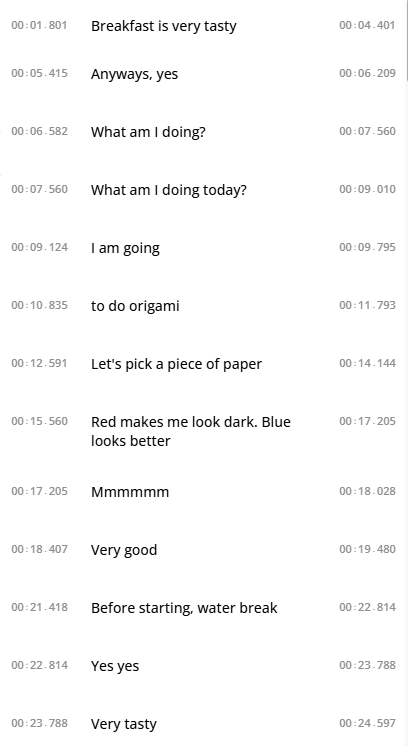
#> input picture test.png, 408 x 746 px
$ python -i 'Get Transcript.py'   (imports and definitions only)
#> lines starting #> are read from the running program, lines starting #| are printed output that depends on the picture; after the words box and inside, x2 and y2 are one past the last pixel; in counts of white or black regions, pixels touching at a corner belong together
#> further down, picture is the input picture: shape (746, 408, 3); min 0, max 255, mean 249.6
import cv2
import numpy as np
from PIL import Image
from io import BytesIO
from openpyxl import Workbook
import matplotlib.pyplot as plt
from openpyxl.drawing.image import Image as XLImage
from openpyxl.utils.units import pixels_to_points

# [21 lines left out: function find_text, not called in this run]

def find_template(image, debug= False):
#> called with debug = False
    coord = None
    gray = cv2.cvtColor(image, cv2.COLOR_BGR2GRAY)

    # Create mask for non-white pixels (tolerate near-white, e.g., >240)
    mask = cv2.threshold(gray, 200, 255, cv2.THRESH_BINARY)[1]
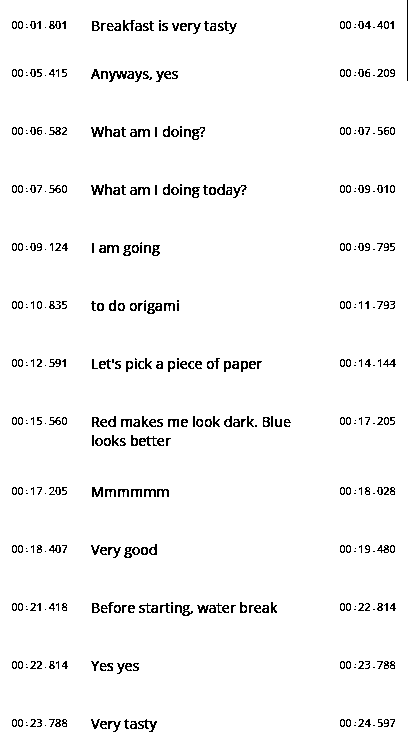
#> mask: shape (746, 408); 96.5% white; black in thin lines or dots
    contours, _ = cv2.findContours(mask, cv2.RETR_EXTERNAL, cv2.CHAIN_APPROX_SIMPLE)
#> contours = 1 item

    if contours:
        largest_contour = max(contours, key=cv2.contourArea)
#> largest_contour = [[0, 0], [0, 745], [407, 745], [407, 81], [406, 80], [406, 0]]

        x, y, w, h = cv2.boundingRect(largest_contour)
#> x = 0; y = 0; w = 408; h = 746
        padding = 15
        x = max(0, x + padding)
#> x = 15
        y = max(0, y + padding)
#> y = 15
        w = min(image.shape[1] - x, w - 2 * padding)
#> w = 378
        h = min(image.shape[0] - y, h - 2 * padding)
#> h = 716
        coord = [y, y+h, x, x+w]
#> coord = [15, 731, 15, 393]

        if debug:
            copy = image.copy()
            cv2.drawContours(copy, [largest_contour], -1, (0, 255, 0), 3)
            # cropped = image[y:y+h, x:x+w]

            # cv2.imwrite('cropped.jpg', cropped)
            cv2.imshow('Contours', copy)
            cv2.waitKey(0)
            cv2.destroyAllWindows()
    return coord

# [25 lines left out: function save_excel, not called in this run]

folder = 'Input Video'
video_name = "Subs.mp4"
video_path = video_name #folder + '/' + video_name
# [1 line not run here, left out]

# [1 line that did not run here, left out]
frame_index = 0

prev_state = None
prev = None
text = []
change_timestamps = []
coord = None
status = False

# [47 lines not run here, left out]

# [11 lines of commented-out code are left out]

wb = Workbook()
ws = wb.active

# [8 lines not run here, left out]

>>> import cv2
>>> picture = cv2.imread('../test.png')
>>> result = find_template(picture)
#> result = [15, 731, 15, 393]

$ run again, on line.png
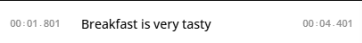
#> input picture line.png, 362 x 43 px
#> picture is the input picture: shape (43, 362, 3); min 11, max 255, mean 242.4
#> in find_template, `mask = cv2.threshold(gray, 200, 255, cv2.THRESH_BINARY)[1]`:
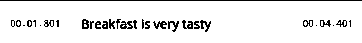
#> mask: shape (43, 362); 92.2% white; black in thin lines or dots, all inside (x1, y1, x2, y2) = (0, 0, 362, 32)
#> contours = [[[0, 1], [0, 42], [361, 42], [361, 1]]]
#> largest_contour = [[0, 1], [0, 42], [361, 42], [361, 1]]
#> in find_template, `x, y, w, h = cv2.boundingRect(largest_contour)`: x = 0; y = 1; w = 362; h = 42
#> in find_template, `x = max(0, x + padding)`: x = 15
#> in find_template, `y = max(0, y + padding)`: y = 16
#> in find_template, `w = min(image.shape[1] - x, w - 2 * padding)`: w = 332
#> in find_template, `h = min(image.shape[0] - y, h - 2 * padding)`: h = 12
#> coord = [16, 28, 15, 347]

$ run again, on start.png
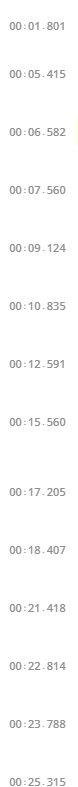
#> input picture start.png, 78 x 787 px
#> picture is the input picture: shape (787, 78, 3); mean B, G, R 251.1, 251.2, 251.2
#> in find_template, `mask = cv2.threshold(gray, 200, 255, cv2.THRESH_BINARY)[1]`:
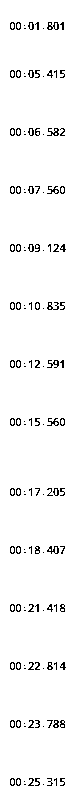
#> mask: shape (787, 78); 96.5% white; black in thin lines or dots, all inside (x1, y1, x2, y2) = (10, 22, 66, 786)
#> contours = [[[0, 0], [0, 786], [77, 786], [77, 0]]]
#> largest_contour = [[0, 0], [0, 786], [77, 786], [77, 0]]
#> in find_template, `x, y, w, h = cv2.boundingRect(largest_contour)`: x = 0; w = 78; h = 787
#> in find_template, `x = max(0, x + padding)`: x = 15
#> in find_template, `w = min(image.shape[1] - x, w - 2 * padding)`: w = 48
#> in find_template, `h = min(image.shape[0] - y, h - 2 * padding)`: h = 757
#> coord = [15, 772, 15, 63]

$ run again, on three.png
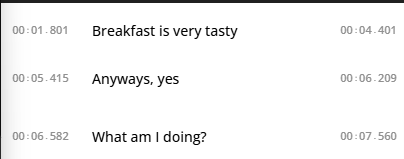
#> input picture three.png, 404 x 159 px
#> picture is the input picture: shape (159, 404, 3); min 0, max 255, mean 243.9
#> in find_template, `mask = cv2.threshold(gray, 200, 255, cv2.THRESH_BINARY)[1]`:
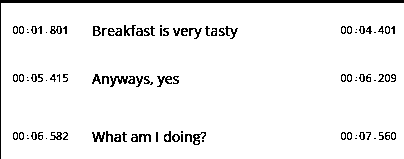
#> mask: shape (159, 404); 94.1% white; 100 black regions (29 under 20 px), largest, box (x1, y1, x2, y2) and area: (0, 0, 404, 159) 1368, (110, 76, 128, 87) 90, (157, 76, 172, 87) 72
#> contours = [[[1, 3], [1, 158], [403, 158], [403, 3]]]
#> largest_contour = [[1, 3], [1, 158], [403, 158], [403, 3]]
#> in find_template, `x, y, w, h = cv2.boundingRect(largest_contour)`: x = 1; y = 3; w = 403; h = 156
#> in find_template, `x = max(0, x + padding)`: x = 16
#> in find_template, `y = max(0, y + padding)`: y = 18
#> in find_template, `w = min(image.shape[1] - x, w - 2 * padding)`: w = 373
#> in find_template, `h = min(image.shape[0] - y, h - 2 * padding)`: h = 126
#> coord = [18, 144, 16, 389]
